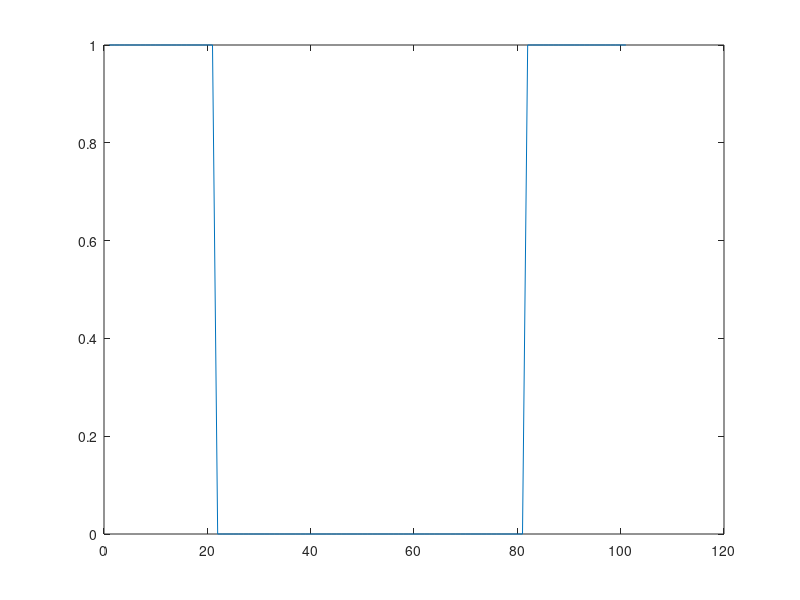

Write MATLAB code to recreate this figure.


%%%% example exam


%% ejercicio 1
F = 440;
A = 0.75;
T = 2.5;

Fs = F/A;
N = T* Fs;
f = F/Fs;
n = 0:N-1;

a = A * cos(2* pi * f * n);


%% ejercicio 3

s = 0:0.07:1;
maxi = 0;
mini = 1;

L  = 7;

step = (maxi-mini)/(L-1);

q = round((s-mini)/step)*step - mini;

plot(q);

%%ejercicio 4

L = 101;
n = 0: L-1;
F = 400;
Fs = 2000;

M = (L-1)/2;
f = F/Fs;

h = 2* f * sinc(2*f * (n -M));

H = uint8(abs(fft(h)));

plot(H);
